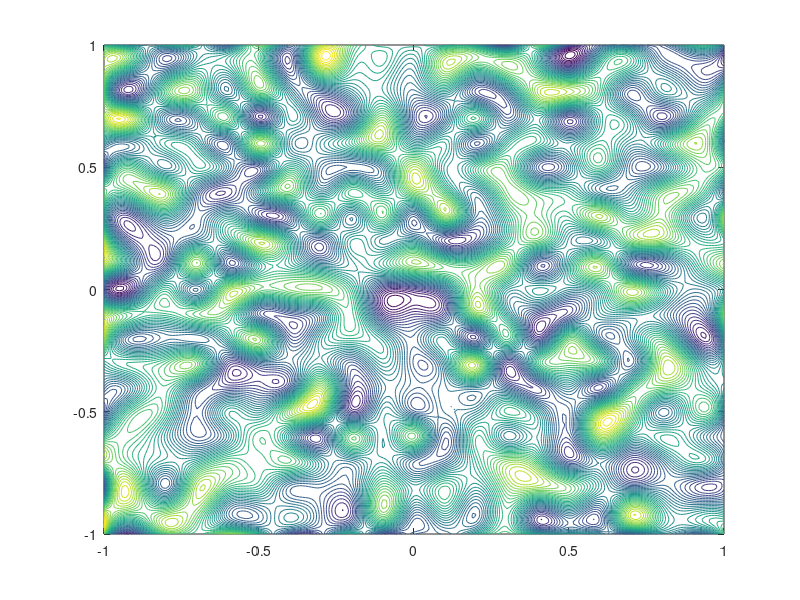

MATLAB code for this plot:
x=-1:0.1:1;
y=-1:0.1:1;
[X Y]=meshgrid(x,y);
load Z.txt;
xi=-1:0.01:1;
yi=-1:0.01:1;
[XI YI]=meshgrid(xi,yi);
ZI=interp2(X,Y,Z,XI,YI,'spline');
contour(XI,YI,ZI,40);
hold on;
